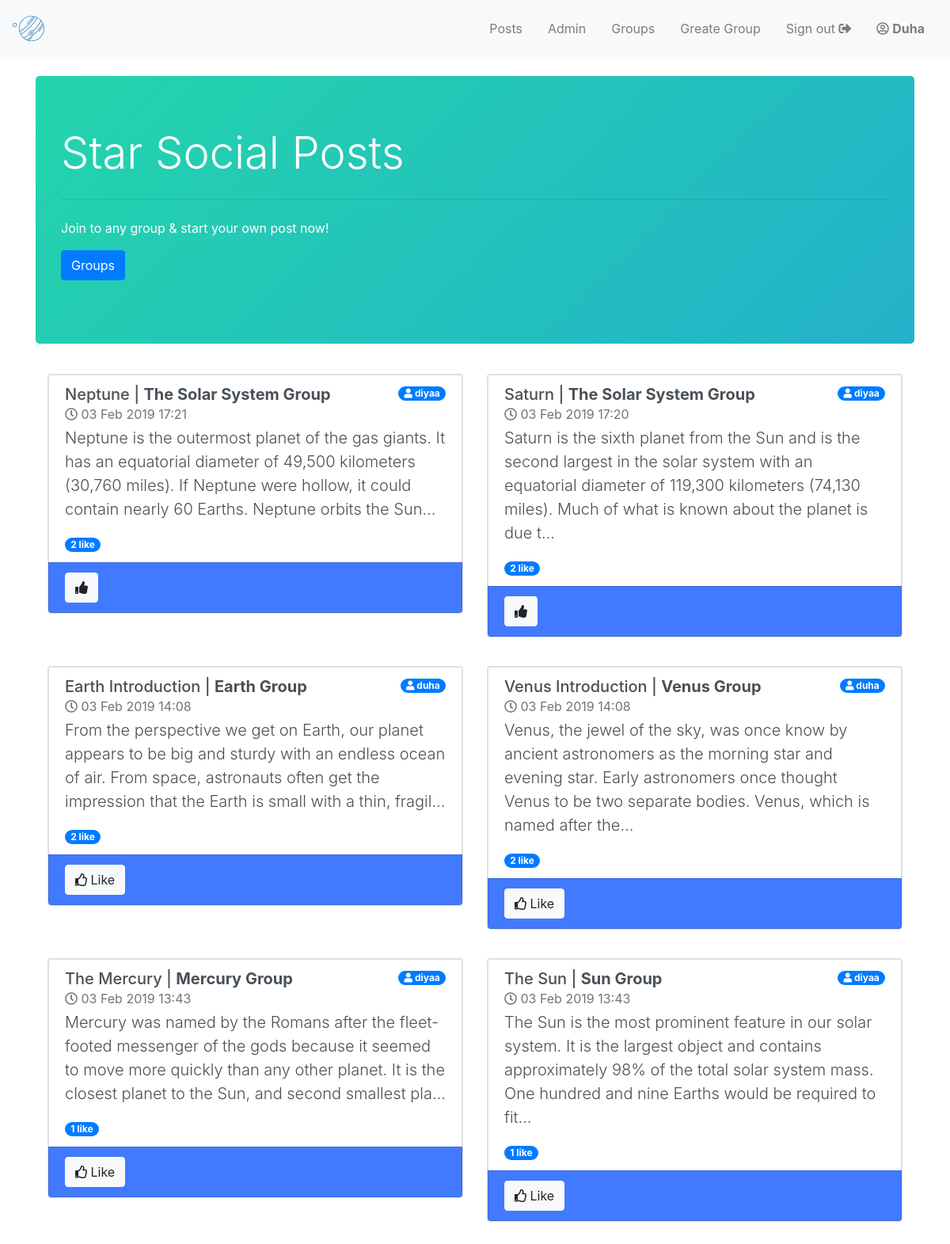
The page /posts/ (signed in) on the database its author committed.
### post/models.py (models this page shows, shortened)
class Post(models.Model):
    user = models.ForeignKey(User, related_name='post_user', on_delete=models.CASCADE)
    group = models.ForeignKey(Group, related_name="post_group", on_delete=models.CASCADE)
    title = models.CharField(max_length=255, unique=True)
    content = models.TextField()
    created_at = models.DateTimeField(auto_now=True)
    like = models.ManyToManyField(User, through="Like")
    class Meta:
        ordering = ["-created_at"]

### group/models.py (models this page shows, shortened)
class Group(models.Model):
    name = models.CharField(max_length=255, unique=True)
    created_at = models.DateTimeField(auto_now=True)
    slug = models.SlugField(allow_unicode=True, unique=True)
    description = models.TextField(blank=True, default='')
    """Generally, ManyToManyField instances should go in the object that’s going to be edited on a form.Members is in Group (rather than member having a group ManyToManyField ) because it’s more natural to think about a group having members."""
    members = models.ManyToManyField(User, through="Membership")
    def __str__(self):
        return self.name
    class Meta:
        ordering = ('-created_at',)
        permissions = (
           ("greate_group", "Can greate group"),
           ("add_post", "Can add post to group"),
           ("delete_post", "Can delete post in group"),
           ("update_post", "Can update post in group"),
       )

### post/views.py (the view)
# urls.py: url(r'^posts/$', views.PostList.as_view(), name='post_list'),
class PostList(LoginRequiredMixin, generic.ListView):
    model = Post
    template_name = 'post/posts.html'
    context_object_name = 'posts'

### post/templates/post/posts.html (shortened to what this page needs)
{% extends "base.html" %}
{% block content %}
<br>
<div class="jumbotron">
  <h1 class="display-4">Star Social Posts</h1>
  <hr class="my-4">
  <p>Join to any group & start your own post now!</p>
  <p class="lead">
    <a class="btn btn-primary" href="{% url 'group:group_list' %}" role="button">Groups</a>
  </p>
</div>
<div class="container">
  <div class="row">
    {% for post in posts %}
    <div class="col-lg-6 mb-4">
      <div class="card">
        <ul class="list-group">
          <a href="{% url 'post:post_detail' post.pk %}" class="list-group-item list-group-item-action flex-column align-items-start ">
            <div class="d-flex w-100 justify-content-between">
              <h5 class="mb-1">{{ post.title|title }} | <strong>{{ post.group|title }} Group</strong> <br><small class="text-muted"><i class="far fa-clock"></i> {{ post.created_at|date:"d M Y" }} {{ post.created_at|time:"H:i" }}</small></h5>
              <p class="h6"><span class="badge badge-primary badge-pill"><i class="fas fa-user"></i> {{post.user.username}}</span></p>
            </div>
            <p class="lead">{{post.content|truncatechars:200}}</p>
            <medium><span class="badge badge-primary badge-pill">{{post.like.count}} like</span></medium>
          </a>
          <li class="list-group-item d-flex justify-content-between align-items-center join">
            {% if user in post.like.all %}
            <a class="btn btn-light" href="{% url 'post:dislike_post' post.pk %}"><i class="fas fa-thumbs-up"></i></a>
            {% else %}
            <a class="btn btn-light" href="{% url 'post:like_post' post.pk %}"><i class="far fa-thumbs-up"></i> Like</a>
            {% endif %}
          </li>
        </ul>
      </div>
    </div>
    {% endfor %}
  </div>
</div>
{% endblock %}

### templates/base.html (shortened to what this page needs)
<!doctype html>
{% load static %}
<html lang="en">
<head>
  <link rel="stylesheet" href="https://stackpath.bootstrapcdn.com/bootstrap/4.2.1/css/bootstrap.min.css">
  <link rel="stylesheet" href="{% static "/css/master.css" %}">
  <link rel="stylesheet" href="{% static "/group/css/style_group.css" %}">
  <link rel="stylesheet" href="https://use.fontawesome.com/releases/v5.7.1/css/all.css">
</head>
<body>
  <nav class="navbar navbar-expand-lg navbar-light bg-light">
    <div class="d-flex flex-grow-1">
      <a class="navbar-brand d-none d-lg-inline-block" href="{% url 'home' %}">
        <img class="navbar-icon" src="{% static 'images/brand.svg' %}" width="40" height="40" alt=""></a>
      <div class="w-100 text-right">
      </div>
    </div>
    <div class="collapse navbar-collapse flex-grow-1 text-right" id="myNavbar">
      <ul class="navbar-nav ml-auto flex-nowrap">
        {% if user.is_authenticated %}
        <li class="nav-item">
          <a href="{% url 'post:post_list' %}" class="nav-link m-2 menu-item nav-active">Posts</a>
        </li>
        <li class="nav-item">
          <a href="{% url 'admin:index' %}" class="nav-link m-2 menu-item nav-active">Admin</a>
        </li>
        <li class="nav-item">
          <a href="{% url 'group:group_list' %}" class="nav-link m-2 menu-item nav-active">Groups</a>
        </li>
        <li class="nav-item">
          <a href="{% url 'group:create_group' %}" class="nav-link m-2 menu-item nav-active">Greate Group</a>
        </li>
        <li class="nav-item">
          <a href="{% url 'accounts:logout' %}" class="nav-link m-2 menu-item nav-active ">Sign out <i class="fas fa-sign-out-alt"></i></a>
        </li>
        <li class="nav-item">
          <a href="{% url 'accounts:logout' %}" class="nav-link m-2 menu-item nav-active "><i class="far fa-user-circle"></i> <strong>{{user.username|title}}</strong> </a>
        </li>
        {% endif %}
      </ul>
    </div>
  </nav>
  <div class="container">
    {% block content %}
    {% endblock %}
  </div>
</body>
</html>

### static/css/master.css (style rules this page uses)
.jumbotron { color: #fff; background: linear-gradient(-45deg, #EE7752, #E73C7E, #23A6D5, #23D5AB); background-size: 400% 400%; -webkit-animation: Gradient 15s ease infinite; -moz-animation: Gradient 15s ease infinite; animation: Gradient 15s ease infinite; }

### group/static/group/css/style_group.css (style rules this page uses)
.card { margin: 6px 0; }
.join { background-color: #417afe; }

### rows shown on the page
Post: title "Neptune", group "The Solar System", created_at "03 Feb 2019", created_at "17:21", user.username "diyaa", content "Neptune is the outermost planet of the gas giants. It has an equatorial diameter of 49,500 kilometers (30,760 miles). If Neptune were hollow, it could contain nearly 60 Earths. Neptune orbits the Sun…", like.count "2"
Post: title "Saturn", group "The Solar System", created_at "03 Feb 2019", created_at "17:20", user.username "diyaa", content "Saturn is the sixth planet from the Sun and is the second largest in the solar system with an equatorial diameter of 119,300 kilometers (74,130 miles). Much of what is known about the planet is due t…", like.count "2"
Post: title "Earth Introduction", group "Earth", created_at "03 Feb 2019", created_at "14:08", user.username "duha", content "From the perspective we get on Earth, our planet appears to be big and sturdy with an endless ocean of air. From space, astronauts often get the impression that the Earth is small with a thin, fragil…", like.count "2", shows "Like"
Post: title "Venus Introduction", group "Venus", created_at "03 Feb 2019", created_at "14:08", user.username "duha", content "Venus, the jewel of the sky, was once know by ancient astronomers as the morning star and evening star. Early astronomers once thought Venus to be two separate bodies. Venus, which is named after the…", like.count "2", shows "Like"
Post: title "The Mercury", group "Mercury", created_at "03 Feb 2019", created_at "13:43", user.username "diyaa", content "Mercury was named by the Romans after the fleet-footed messenger of the gods because it seemed to move more quickly than any other planet. It is the closest planet to the Sun, and second smallest pla…", like.count "1", shows "Like"
Post: title "The Sun", group "Sun", created_at "03 Feb 2019", created_at "13:43", user.username "diyaa", content "The Sun is the most prominent feature in our solar system. It is the largest object and contains approximately 98% of the total solar system mass. One hundred and nine Earths would be required to fit…", like.count "1", shows "Like"

### other values the page prints
{{ user.username|title }} "Duha"
